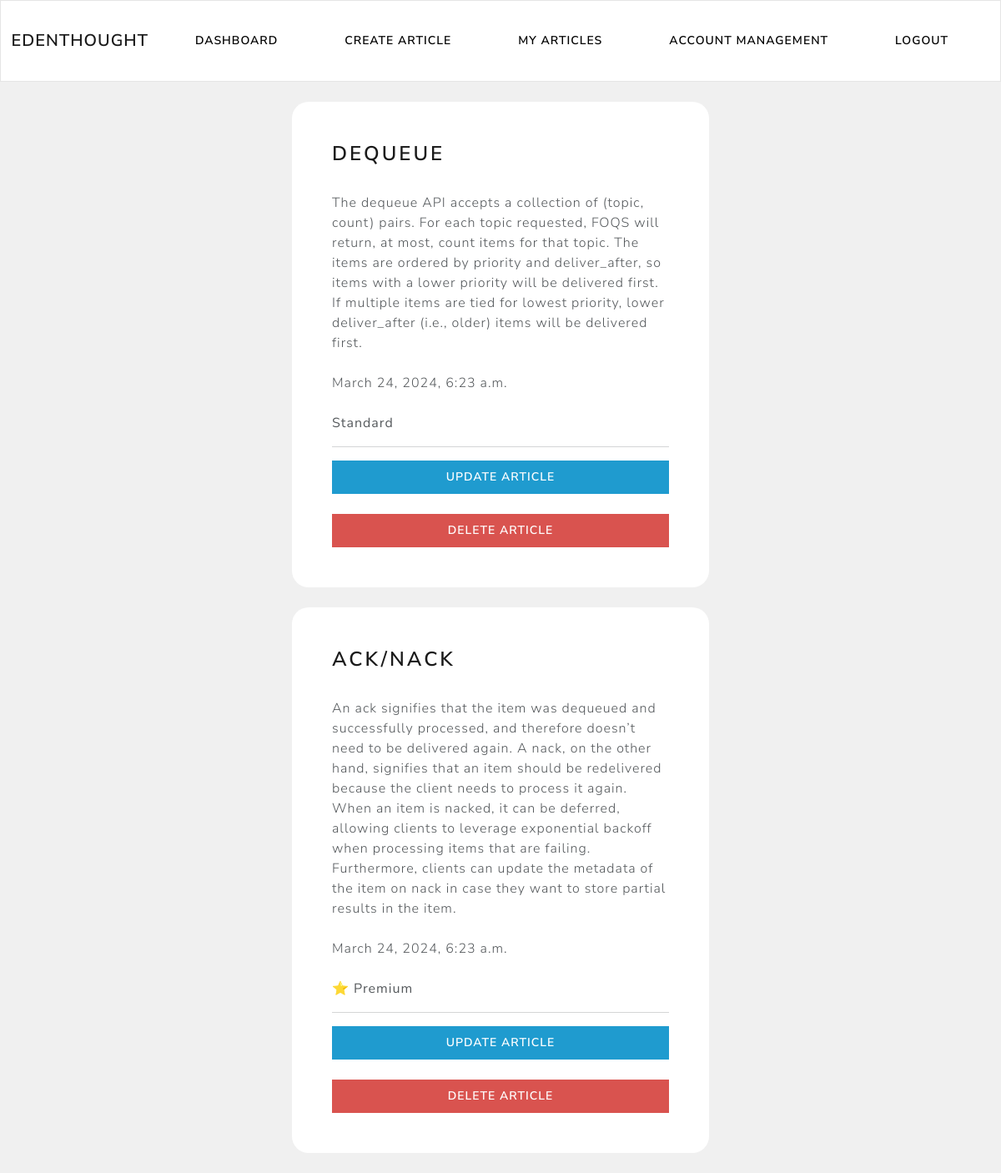
Screenshot of /writer/my-articles (signed in) with the database file from the repository.
### writer/models.py (models this page shows)
class Article(models.Model):
    title = models.CharField(max_length=150)
    content = models.TextField(max_length=10000)
    date_posted = models.DateTimeField(auto_now_add=True)
    is_premium = models.BooleanField(default=False, verbose_name="Is this a premium article?")
    user = models.ForeignKey(CustomUser, max_length=10, on_delete=models.CASCADE, null=True)    ### foreign key to CustomUser => when user account is deleted, cascading delete pertinient articles

### writer/views.py (the view)
# urls.py: path('my-articles', views.my_articles, name="my-articles"),
@login_required(login_url='my-login')
def my_articles(request):
    current_user = request.user.id
    article = Article.objects.all().filter(user=current_user)
    context = {'AllArticles':article}
    return render(request, 'writer/my-articles.html', context)

### writer/templates/writer/my-articles.html
{% extends 'writer/navbar.html' %}
{% block content %}
    <br>
    {% for article in AllArticles %}
        <div class="container bg-white shadow-md p-5 form-layout">
            <h3> {{article.title}} </h3>
            <br>
            {{article.content}}
            <br> <br>
            {{article.date_posted}}
            <br> <br>
            {% if article.is_premium == True %}
            ⭐️ <strong> Premium </strong>
            {% elif article.is_premium == False %}
                <strong> Standard </strong>
            {% endif %}
            <hr>
            <a class="btn btn-info w-100 p-2" href="{% url 'update-article' article.id %}"> Update article </a>
            <br> <br>
            <a class="btn btn-danger w-100 p-2" href="{% url 'delete-article' article.id %}"> Delete article </a>
        </div>
        <br>
    {% endfor %}
{% endblock %}

### static/css/styles.css (style rules this page uses)
.form-layout { width: 500px; border-radius: 20px; }

### rows the page displays
Article: title "DEQUEUE", content "The dequeue API accepts a collection of (topic, count) pairs. For each topic requested, FOQS will return, at most, count items for that topic. The items are ordered by priority and deliver_after, so items with a lower priority will be delivered first. If multiple items are tied for lowest priority, lower deliver_after (i.e., older) items will be delivered first.", date_posted "March 24, 2024, 6:23 a.m.", is_premium "Standard"
Article: title "ACK/NACK", content "An ack signifies that the item was dequeued and successfully processed, and therefore doesn’t need to be delivered again. A nack, on the other hand, signifies that an item should be redelivered because the client needs to process it again. When an item is nacked, it can be deferred, allowing clients to leverage exponential backoff when processing items that are failing. Furthermore, clients can update the metadata of the item on nack in case they want to store partial results in the item.", date_posted "March 24, 2024, 6:23 a.m.", is_premium "Premium"
